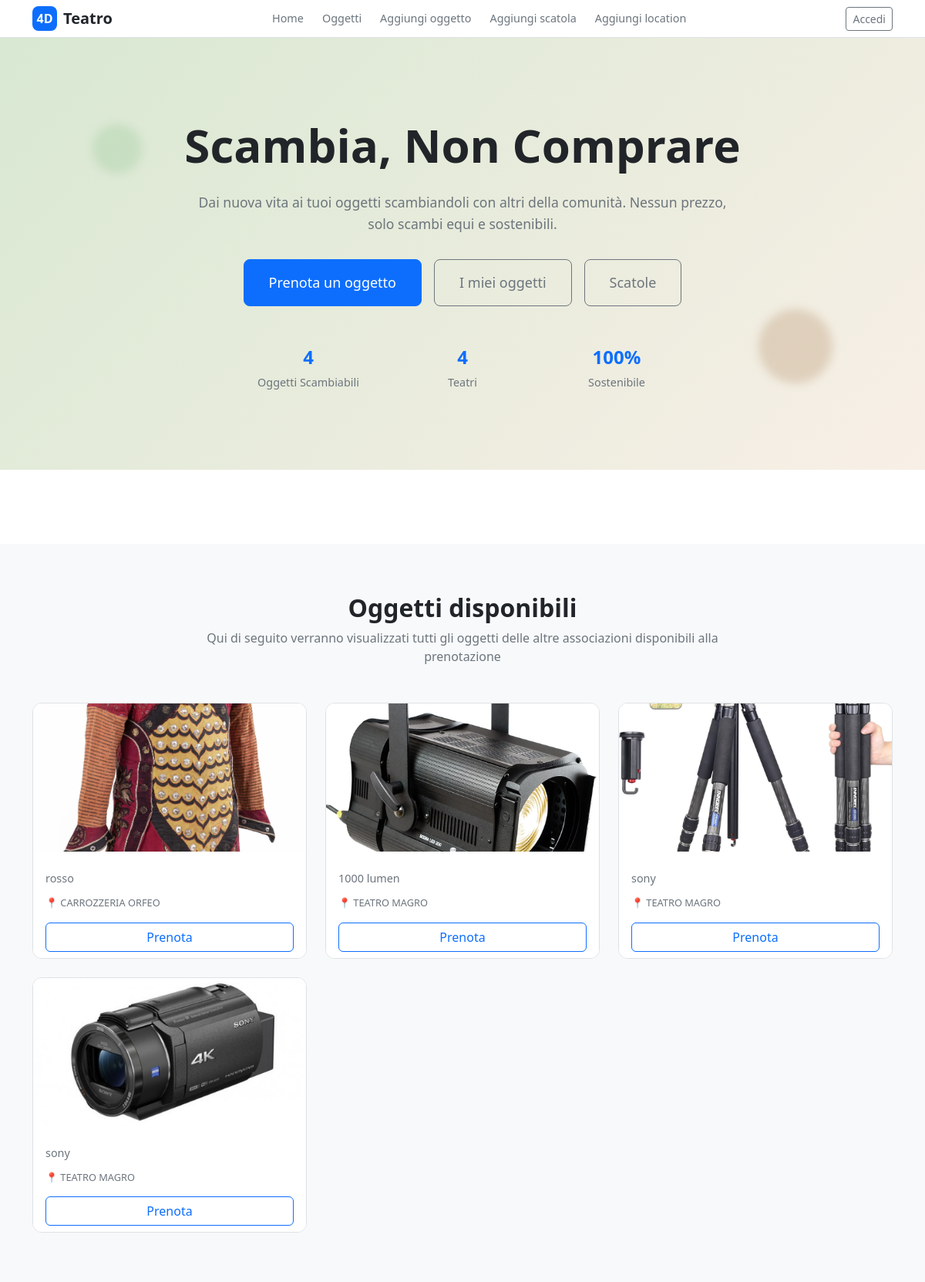
The page / on the database its author committed.
### scambio/models.py (models this page shows, shortened)
class Oggetto(models.Model):
    id = models.UUIDField(primary_key=True, default=uuid.uuid4, editable=False)
    titolo = models.CharField(max_length=200)
    descrizione = models.TextField()
    proprietario = models.ForeignKey(settings.AUTH_USER_MODEL, on_delete=models.CASCADE)
    scatola = models.ForeignKey(Scatola, on_delete=models.CASCADE,blank=True,null=True)
    dimensione = models.CharField(max_length=200,choices=[('piccolo','piccolo'),('medio','medio'),('grande','grande')], default='piccolo')
    location = models.ForeignKey(Location, on_delete=models.CASCADE, null=True, blank=True)
    immagine=models.ImageField(upload_to='oggetti/', blank=True, null=True)

class Location(models.Model):
    id = models.UUIDField(primary_key=True, default=uuid.uuid4, editable=False)
    sede = models.ForeignKey(settings.AUTH_USER_MODEL, on_delete=models.CASCADE)
    nome=models.CharField(max_length=200, default="Campeione 1")

class Sede(AbstractUser):
    id = models.UUIDField(primary_key=True, default=uuid.uuid4, editable=False)
    nome = models.CharField(max_length=200)
    indirizzo=models.CharField(max_length=200)

### scambio/views.py (the view)
# urls.py: 2. Add a URL to urlpatterns:  path('', views.home, name='home')
def home(request):
    print(unquote("pbkdf2_sha256%241000000%247kSPqGEGH2VJx6cI1Pah3t%24oBUcLtXJmZ%2BE31BviEqUFndrzkejfTCqw8YeyIZfays%3D").replace("PASS","/"))
    if request.user.is_authenticated:
        items=Oggetto.objects.all().exclude(location__sede=request.user)
        return render(request, 'home.html',{"items":items})
    else:
        return render(request, 'home.html',{"items":Oggetto.objects.all()})

### scambio/templates/home.html
<html>
    <main>
        {% include "componenti/header.html" %}
        {% include "componenti/hero.html" %}
        {% include "componenti/objCard.html" %}
    </main>
</html>

### scambio/templates/componenti/objCard.html (shortened to what this page needs)
<!DOCTYPE html>
<html lang="it">
<head>
  <link href="https://cdn.jsdelivr.net/npm/bootstrap@5.3.2/dist/css/bootstrap.min.css" rel="stylesheet">
  <link href="https://cdn.jsdelivr.net/npm/bootstrap-icons/font/bootstrap-icons.css" rel="stylesheet">
</head>
<body>
  <section class="featured">
    <div class="container">
      <div class="text-center mb-5">
        <h2>Oggetti disponibili</h2>
        <p>
         Qui di seguito verranno visualizzati tutti gli oggetti delle altre associazioni disponibili alla prenotazione
        </p>
      </div>
      <div class="row g-4">
        {% for item in items %}
        <div class="col-12 col-md-6 col-lg-4">
          <div class="card object-card">
            <div class="position-relative">
              <img src="{{item.immagine.url}}" class="card-img-top" alt="{{item.nome}}">
            </div>
            <div class="card-body">
              <p class="card-text">{{item.descrizione}}</p>
              <div class="meta">📍 {{item.location.sede.nome}}<br></div>
            </div>
            <div class="card-footer bg-white border-0 pt-0">
          <a href="{% url 'confermaPrenotazione' item.id %}" class="btn btn-outline-primary w-100">
            Prenota
          </a>
            </div>
          </div>
        </div>
        {% endfor %}
    </div>
  </section>
</body>
</html>

### scambio/templates/componenti/objCard.html (style rules this page uses)
.object-card { transition: all 0.3s ease; border: 1px solid #dee2e6; border-radius: 0.75rem; overflow: hidden; background: #fff; }
.object-card img { height: 12rem; object-fit: cover; transition: transform 0.3s ease; }
.object-card .card-body p { font-size: 0.9rem; color: #6c757d; margin-bottom: 0.75rem; display: -webkit-box; -webkit-line-clamp: 2; -webkit-box-orient: vertical; overflow: hidden; }
.object-card .meta { font-size: 0.8rem; color: #6c757d; line-height: 1.4; }
section.featured { padding: 4rem 1rem; background: #f8f9fa; }
section.featured h2 { font-size: 2rem; font-weight: 700; }
section.featured p { color: #6c757d; max-width: 700px; margin: 0 auto; }

### rows shown on the page
Oggetto: immagine (picture), descrizione "rosso", location.sede.nome "CARROZZERIA ORFEO"
Oggetto: immagine (picture), descrizione "1000 lumen", location.sede.nome "TEATRO MAGRO"
Oggetto: immagine (picture), descrizione "sony", location.sede.nome "TEATRO MAGRO"
Oggetto: immagine (picture), descrizione "sony", location.sede.nome "TEATRO MAGRO"

### other values the page prints
{{ items.count }} "4"
